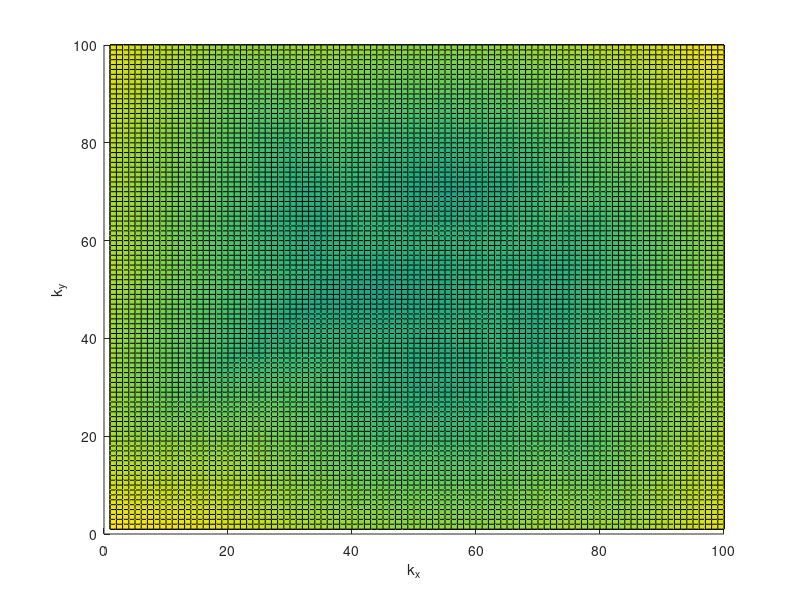
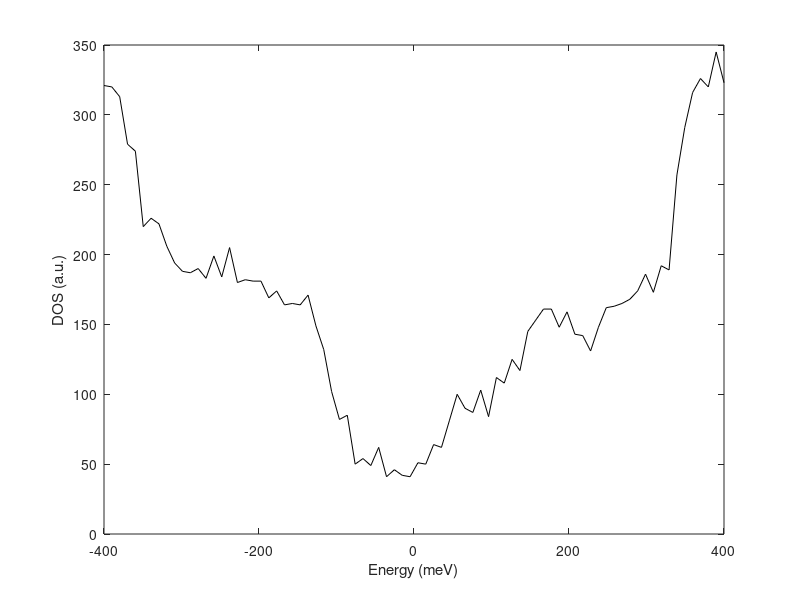
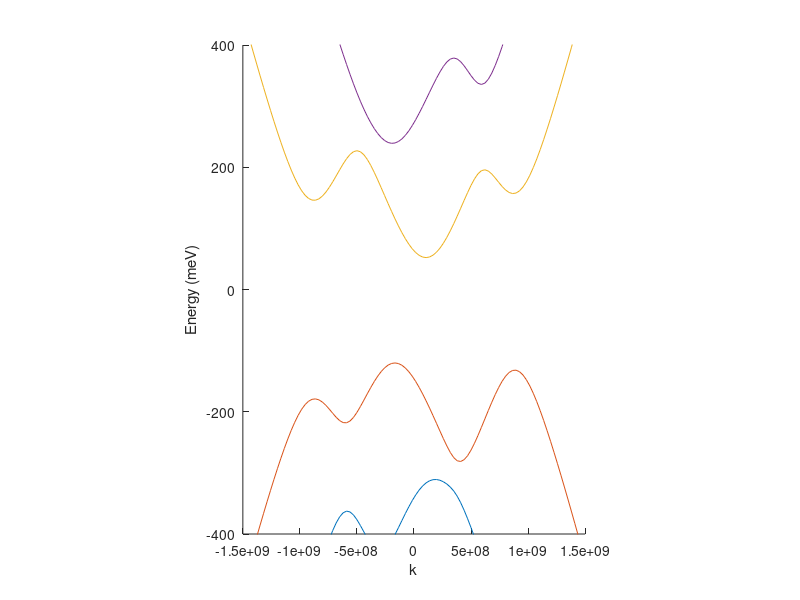

These figures' MATLAB source, in order:
function Bilayer_Dispersion_Bandstructure_Matt
clear
close
m = 1;
n = 1;
points = 100;
bound = 1.5e9;
kx = linspace(-bound,bound,points);
ky = linspace(-bound,bound,points);
d = zeros(12,points,points);
for i = 1:points
    for j = 1:points
        H = bilayermatrix(kx(i),ky(j));
        d(:,m,n) = eig(H);
        m = m + 1;
    end
    m = 1;
    n = n + 1;
end
energy1(:,:) = d(1,:,:);
energy2(:,:) = d(2,:,:);
energy3(:,:) = d(3,:,:);
energy4(:,:) = d(4,:,:);
energy5(:,:) = d(5,:,:);
energy6(:,:) = d(6,:,:);
energy7(:,:) = d(7,:,:);
energy8(:,:) = d(8,:,:);
energy9(:,:) = d(9,:,:);
energy10(:,:) = d(10,:,:);
energy11(:,:) = d(11,:,:);
energy12(:,:) = d(12,:,:);
hold on
%surf(energy1)
%surf(energy2)
%surf(energy3)
%surf(energy4)
surf(energy5)
surf(energy6)
surf(energy7)
surf(energy8)
%surf(energy9)
%surf(energy10)
%surf(energy11)
%surf(energy12)
xlabel('k_x')
ylabel('k_y')
zlabel('Energy (eV)')
hold off
E_min = -0.4;
E_max = 0.4;
delta_E = 0.01;
bins = (E_max-E_min)/delta_E;
energy = linspace(E_min,E_max,bins);
energy = energy*1000;
numstates1 = numstates(energy1,E_min,E_max,delta_E,points);
numstates2 = numstates(energy2,E_min,E_max,delta_E,points);
numstates3 = numstates(energy3,E_min,E_max,delta_E,points);
numstates4 = numstates(energy4,E_min,E_max,delta_E,points);
numstates5 = numstates(energy5,E_min,E_max,delta_E,points);
numstates6 = numstates(energy6,E_min,E_max,delta_E,points);
numstates7 = numstates(energy7,E_min,E_max,delta_E,points);
numstates8 = numstates(energy8,E_min,E_max,delta_E,points);
numstates9 = numstates(energy9,E_min,E_max,delta_E,points);
numstates10 = numstates(energy10,E_min,E_max,delta_E,points);
numstates11 = numstates(energy11,E_min,E_max,delta_E,points);
numstates12 = numstates(energy12,E_min,E_max,delta_E,points);
statesdist = numstates1+numstates2+numstates3+numstates4+numstates5+numstates6+numstates7+numstates8+numstates9+numstates10+numstates11+numstates12;
figure; plot(energy,statesdist,'black')
xlabel('Energy (meV)')
ylabel('DOS (a.u.)')
Band_1 = zeros(1,points);Band_2 = zeros(1,points);Band_3 = zeros(1,points);
Band_4 = zeros(1,points);Band_5 = zeros(1,points);Band_6 = zeros(1,points);
Band_7 = zeros(1,points);Band_8 = zeros(1,points);Band_9 = zeros(1,points);
Band_10 = zeros(1,points);Band_11 = zeros(1,points);Band_12 = zeros(1,points);
for i = 1:points
    Band_1(1,i) = d(1,points/2,i);Band_2(1,i) = d(2,points/2,i);Band_3(1,i) = d(3,points/2,i);
    Band_4(1,i) = d(4,points/2,i);Band_5(1,i) = d(5,points/2,i);Band_6(1,i) = d(6,points/2,i);
    Band_7(1,i) = d(7,points/2,i);Band_8(1,i) = d(8,points/2,i);Band_9(1,i) = d(9,points/2,i);
    Band_10(1,i) = d(10,points/2,i);Band_11(1,i) = d(11,points/2,i);Band_12(1,i) = d(12,points/2,i);
end
figure; 
hold on
%plot(kx,1000*Band_1)
%plot(kx,1000*Band_2)
%plot(kx,1000*Band_3)
%plot(kx,1000*Band_4)
plot(kx,1000*Band_5)
plot(kx,1000*Band_6)
plot(kx,1000*Band_7)
plot(kx,1000*Band_8)
%plot(kx,1000*Band_9)
%plot(kx,1000*Band_10)
%plot(kx,1000*Band_11)
%plot(kx,1000*Band_12)
axis([-bound bound 1000*E_min 1000*E_max])
pbaspect([0.7 1 1])
xlabel('k')
ylabel('Energy (meV)')
hold off
% dlmwrite('conductionband_lowres.txt', energy8);
% type conductionband_lowres.txt;
% dlmwrite('valenceband_lowres.txt', energy7);
% type valenceband_lowres.txt;
% dlmwrite('newvalenceband_lowres.txt', energy6);
% type newvalenceband_lowres.txt;
end

function statesdist = numstates(energy_vals,E_min,E_max,delta_E,points)
energy = E_min;
energy_index = 1;
bins = (E_max-E_min)/delta_E;
statesdist = zeros(bins,1);
while energy < E_max
    for i = 1:points
        for j = 1:points
            if energy_vals(i,j) > energy && energy_vals(i,j) <= energy + delta_E
                statesdist(energy_index) = statesdist(energy_index) + 1;
            end
        end
    end
    energy = energy + delta_E;
    energy_index = energy_index + 1;
end
end


function H = bilayermatrix(kx,ky)
phi = 2*pi/180;
a = 2.46*1E-10;
vf = (1.054*1E-34*1.1*1E6)/(1.6*1E-19);
tbar = 0.11;
lambda = a/(2*sin(phi/2));
theta = atan(sin(phi)/(1-cos(phi)));
G1x = (4*pi/(sqrt(3)*lambda))*cos(theta);
G1y = (4*pi/(sqrt(3)*lambda))*sin(theta);
G2x = cos(120*pi/180)*G1x - sin(120*pi/180)*G1y;
G2y = sin(120*pi/180)*G1x + cos(120*pi/180)*G1y;
phase = exp(2*pi*1i/3);
phaseC = conj(phase);
DKx = 4*pi*(cos(phi)-1)/(3*a);
DKy = 4*pi*sin(phi)/(3*a);
k1 = (kx+DKx/2)+1i*(ky+DKy/2);
k2 = (kx-DKx/2)+1i*(ky-DKy/2);
k1_G1 = kx-G1x+DKx/2+1i*(ky-G1y+DKy/2);
k1_G1G2 = kx-G1x-G2x+DKx/2-1i*(ky-G1y-G2y+DKy/2);
k2_G1 = kx+G1x-DKx/2-1i*(ky+G1y-DKy/2);
k2_G1G2 = kx+G1x+G2x-DKx/2-1i*(ky+G1y+G2y-DKy/2);
H = [
    0             vf*conj(k1)   0           0              0           0                tbar         tbar         tbar*phase tbar*phaseC   tbar*phaseC tbar*phase;
    vf*k1         0             0           0              0           0                tbar         tbar         tbar       tbar*phase    tbar        tbar*phaseC;
      
    0             0             0           vf*conj(k1_G1) 0           0                tbar*phase  tbar*phaseC   0          0              0          0;
    0             0             vf*k1_G1    0              0           0                tbar        tbar*phase    0          0              0          0;
 
    0             0             0           0              0           vf*conj(k1_G1G2) tbar*phaseC  tbar*phase   0          0              0          0;                       
    0             0             0           0              vf*k1_G1G2  0                tbar         tbar*phaseC  0          0              0          0;                       
    
    tbar          tbar          tbar*phaseC tbar           tbar*phase  tbar             0             vf*conj(k2) 0          0              0          0;
    tbar          tbar          tbar*phase  tbar*phaseC    tbar*phaseC tbar*phase       vf*k2         0           0          0              0          0;
    
    tbar*phaseC   tbar          0           0              0           0                0             0           0          vf*conj(k2_G1) 0          0;
    tbar*phase    tbar*phaseC   0           0              0           0                0             0           vf*k2_G1   0              0          0;
    
    tbar*phase    tbar          0           0              0           0                0             0           0          0              0          vf*conj(k2_G1G2) ;
    tbar*phaseC   tbar*phase    0           0              0           0                0             0           0          0              vf*k2_G1G2 0];

%H = [
%    0             vf*conj(k1)   0           0              0           0                tbar*phase   tbar*phaseC  tbar        tbar           tbar*phaseC tbar*phase;
%    vf*k1         0             0           0              0           0                tbar         tbar*phase   tbar        tbar           tbar        tbar*phaseC;
%      
%    0             0             0           vf*conj(k1_G1) 0           0                tbar         tbar         tbar*phase  tbar*phaseC    tbar*phaseC tbar*phase;
%    0             0             vf*k1_G1    0              0           0                tbar         tbar         tbar        tbar*phase     tbar        tbar*phaseC;
% 
%    0             0             0           0              0           vf*conj(k1_G1G2) tbar*phaseC  tbar*phase   tbar*phaseC tbar*phase     0           0;                       
%    0             0             0           0              vf*k1_G1G2  0                tbar         tbar*phaseC  tbar        tbar*phaseC    0           0;                       
%    
%    tbar*phaseC   tbar          tbar        tbar           tbar*phase  tbar             0             vf*conj(k2) 0           0              0           0;
%    tbar*phase    tbar*phaseC   tbar        tbar           tbar*phaseC tbar*phase       vf*k2         0           0           0              0           0;
%    
%    tbar          tbar          tbar*phaseC tbar           tbar*phase  tbar             0             0           0           vf*conj(k2_G1) 0           0;
%    tbar          tbar          tbar*phase  tbar*phaseC    tbar*phaseC tbar*phase       0             0           vf*k2_G1    0              0           0;
%    
%    tbar*phase    tbar          tbar*phase  tbar           0           0                0             0           0           0              0           vf*conj(k2_G1G2) ;
%    tbar*phaseC   tbar*phase    tbar*phaseC tbar*phase     0           0                0             0           0           0              vf*k2_G1G2  0];

end